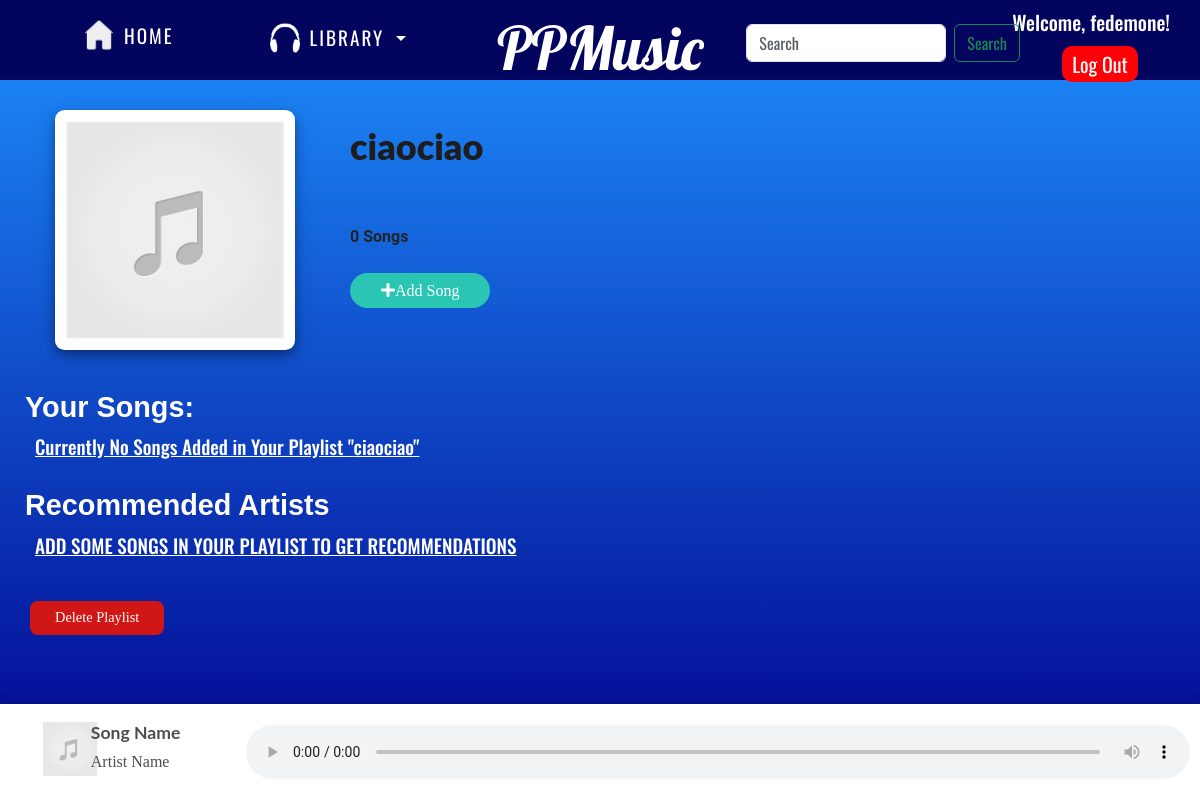
/music/playlist/30/ (signed in), run on the app's committed database.
### music/models.py (models this page shows, shortened)
class Playlist(models.Model):
    playlist_id = models.AutoField(primary_key=True)
    user = models.ForeignKey(User, on_delete=models.CASCADE)
    playlist_name = models.CharField(max_length=50, default="name")
    image = models.ImageField(upload_to="playlist_images/", validators=[FileExtensionValidator(allowed_extensions=['jpeg', 'jpg', 'png'])], default="images/music-placeholder.png")
    plays = models.IntegerField(default=0)
    songs = models.ManyToManyField(Song, related_name='playlist')
    slug = models.SlugField()

### music/views.py (the view)
# urls.py: path('playlist/<int:playlist_id>/', views.playlist, name="playlist"),
def playlist(request, playlist_id):
    user = request.user
    if user.is_authenticated:
        myPlaylists = Playlist.objects.filter(user=user)
        if request.method == "POST":
            song_id = request.POST["music_id"]
            playlist = Playlist.objects.filter(playlist_id=playlist_id).first()
            if song_id in playlist.songs.all():
                playlist.songs.remove(song_id)
                playlist.plays -= 1
                playlist.save()
            message = "Successfull"
            print(message)
            return HttpResponse(json.dumps({'message': message}))
        else:
            images = os.listdir("media/playlist_images")
            currPlaylist = Playlist.objects.filter(playlist_id=playlist_id).first()
            songs = currPlaylist.songs
            playlistSongs = [currPlaylist.songs.all()]
            recommendedSingers = []
            return render(request, "music/playlist.html", {'playlistInfo': currPlaylist,
                                                           'playlistSongs': playlistSongs,
                                                           'myPlaylists': myPlaylists,
                                                           'recommendedSingers': recommendedSingers})

### music/templates/music/playlist.html (shortened to what this page needs)
{% extends 'layout.html' %}
{% block main-content %}
    <div id="body-center">
        <div class="card">
            <img src="{{ playlistInfo.image.url }}" alt="No Image Found">
            <div class="cardData">
                <h1 id="B_{{playlistInfo.playlist_id}}">{{playlistInfo.playlist_name}}</h1>
                <p>{{playlistInfo.plays}} Songs</p>
                <br>
                <a id="add_song_btn" href={% url 'music:allsongs' %}><i class="fas fa-plus"></i>Add Song</a>
            </div>
        </div>
        <h2 id="your-song">Your Songs:</h2>
        {% if songs %}
            <div id="playlist">
                {% for i in songs %}
                    <div class="sameMovieCard" id="Div_{{i.song_id}}">
                        <div class="container_songpost">
                            <img src="{{i.image.url}}" id="A_{{i.song_id}}" />
                            <div class="overlay_songpost"></div>
                            <div class="play-btn_songpost">
                                <li><a href="{{i.song.url}}" id="{{i.song_id}}"><i class="far fa-play-circle fa-2x"></i></a></li>
                            </div>
                        </div>
                        <div class="songpost_data">
                            <h5 class="song-name" id="B_{{i.song_id}}">{{i.name}}</h5>
                            <p class="singer-name" id="C_{{i.song_id}}">{{i.artist}}</p>
                            <p class="remove-song-from-playlist-btn" id="F_{{i.song_id}}" onclick="removeSongFromPlaylist(this)" title="Remove from Playlist"><i class="far fa-times-circle"></i></p>
                        </div>
                    </div>
                {% endfor %}
            </div>
        {% else %}
            <h2 id="no-song">Currently No Songs Added in Your Playlist "{{ playlistInfo.playlist_name }}"</h2>
        {% endif %}
        <h3 id="recommended-tit">Recommended Artists</h3>
        {% if recommendedSingers %}
        <div class="main-carousel" data-flickity='{"groupCells":3 , "contain": true, "draggable": false, "pageDots": false}'>
            {% for i in recommendedSingers %}
            <div class="carousel-cell">
                <div class="song-card">
                    <div class="containera">
                        <img style="border-radius: 100%;" src="{{i.image.url}}" alt=""/>
                        <div style="border-radius: 100%;" class="overlaya"></div>
                        <div class="play-btn"><a href="/album/{{i.singer_id}}"> <i class="fas fa-play-circle"></i>
                            </a>
                        </div>
                    </div>
                    <div>
                        <p class="namesong">{{i.name}}</p>
                    </div>
                </div>
            </div>
            {% endfor %}
        </div>
        {% else %}
        <div>
            <p id="no-song">ADD SOME SONGS IN YOUR PLAYLIST TO GET RECOMMENDATIONS</p>
        </div>
        {% endif %}
        <div>
            <form action="{% url 'music:deletePlaylist' %}" method="POST">{% csrf_token %}
                <button id="delete-btn" type="submit">Delete Playlist</button>
            </form>
        </div>
    </div>
{% endblock %}

### templates/layout.html (shortened to what this page needs)
{% load static %}
<html lang="en">
<head>
    <link href="https://cdn.jsdelivr.net/npm/bootstrap@5.3.3/dist/css/bootstrap.min.css" rel="stylesheet">
    <link rel="stylesheet" href="{% static 'css/style.css' %}">
    <link rel="stylesheet" href="https://unpkg.com/flickity@2/dist/flickity.min.css">
    <link rel="stylesheet" href="https://pro.fontawesome.com/releases/v5.10.0/css/all.css" />
</head>
<body>
    <header>
        {% block header %}
        <nav id="header_menu">
            <a href="{% url 'homepage' %}" id="home-link">
                <p><img src="/media/images/home.png" width="30px" alt="home image">HOME</p>
            </a>
        {% if user.is_authenticated %}
            <div class="dropdown">
                <button class="btn btn-primary dropdown-toggle" type="button" data-bs-toggle="dropdown" aria-expanded="false">
                    <img src="/media/images/headphones-2-48.png" width="30px">LIBRARY
                </button>
        {% else %}
            <button class="btn btn-primary dropdown-toggle dropdown" id="librarybtn">
                <a href="{% url 'users:login' %}"><img src="../media/images/headphones-2-48.png" width="30px">LIBRARY</a>
            </button>
        {% endif %}
            </div>
            <h1><a href="{% url 'homepage' %}">PPMusic</a></h1>
            <form class="d-flex" role="search" autocomplete="off" method="POST" action="{% url 'music:search_results' %}">
                <input class="form-control me-2" type="search" placeholder="Search" aria-label="Search" name="data">
                <button class="btn btn-outline-success" type="submit">Search</button>
            </form>
            {% if user.is_authenticated %}
                <div class="welcome">
                    <h4>Welcome, {{user.username}}!</h4>
                    <a href="users/logout">Log Out</a>
                </div>
            {% else %}
                <a href="{% url 'users:login' %}"><img src="/media/images/user_icon.png" class="icon"></a>
            {% endif %}
        </nav>
        {% endblock %}
    </header>
    <main>
    <div id="audio_main" class="audio-decs">
        <div class="audio-data">
            <div>
                <img id="audio-img" src="/media/images/music-placeholder.png" alt="Image here">
            </div>
            <div id="text-song">
                <h4 id="audio-song">Song Name</h4>
                <p id="audio-artist">Artist Name</p>
            </div>
        </div>
        <div style="margin: auto 0">
            <audio preload="auto" controls id="audioPlayer">
                <source src="" id="audioSource">
            </audio>
        </div>
    </div>
    {% block main-content %}
    {% endblock %}
    </main>
</body>
</html>

### static/css/style.css (style rules this page uses)
body { max-width: 100%; background-color: blue; background-image: linear-gradient(#1e90ff, #00008b); color:white; font-family: Oswald, Verdana, serif; font-size: 20px; }
header { height: 10%; background-color: #03045e; }
a { text-decoration: none; cursor: pointer; color:white; }
#header_menu { display:block; }
#home-link { position: relative; display: inline-block; margin-left: 7%; margin-top:1.7%; z-index: 999; }
#home-link p { font-size: 1.2rem; letter-spacing: 2px; font-family: Oswald, Verdana, serif; z-index: 999; }
#home-link img { margin-right: 10px; margin-bottom:7px; z-index: 999; }
.dropdown { display: inline-block; position: absolute; margin-top:1.4%; margin-left:7%; z-index: 999; }
.btn-primary, .btn-primary:hover, .btn-primary:active, .btn-primary:visited, .btn-primary:focus { background-color: transparent; !important; border:none;!important; color:white;!important; font-size: 1.2rem; font-family: Oswald, Verdana, serif; letter-spacing: 2px; }
.dropdown img { margin-right:10px; margin-bottom: 5px; }
h1 { font-family: Lobster, verdana, serif; font-size: 3em; color:white; position: absolute; width: 100%; top: 1.5%; text-align: center; margin: 0; padding:0; z-index: 1; }
header input { min-width:200px; z-index: 999; }
header form { display: inline-block; position: absolute; top:3%; right: 15%; z-index: 999; }
.welcome { position: absolute; display: inline-block; right:2.5%; top:10px; margin: 0 0 20px 20px; z-index: 10; }
.welcome a { margin-left:50px; background-color: #ff0006; margin-top: 15px; padding: 3px 10px; border-radius: 10px; z-index: 10; }
.welcome h4 { font-size: 20px; margin-bottom:15px; z-index: 999; }
.audio-decs { display: grid; grid-template-columns: 20% 80%; position: fixed; bottom: 0; right: 0; width: 100%; padding: 10px; z-index: 1; background-color: white; box-shadow: 0 4px 8px 0 rgba(0, 0, 0, 0.3), 0 6px 20px 0 rgba(0, 0, 0, 0.19); }
.audio-data { display: grid; grid-template-columns: 30% 70%; }
#audio-img { height: 100%; width: 100%; max-width:60px; max-height:60px; border-radius: 4%; margin: 5px 10px 3px 30px; }
#text-song { margin: 5px 0 auto 10px; }
.audio-decs h4 { font-weight: 700; font-family: 'Lato', sans-serif; margin-top:5px; line-height: 1; font-size: 1.1rem; color: #4d4d4d; white-space: nowrap; overflow: hidden; text-overflow: ellipsis; }
.audio-decs p { font-family: 'Baloo Bhai 2', cursive; font-size: 1rem; font-weight: 500; color: #4d4d4d; white-space: nowrap; overflow: hidden; text-overflow: ellipsis; }
#audioPlayer { width: 100%; }
.card { padding: 30px 0; display: grid; grid-template-columns: 350px auto; background-color: transparent; border: none; }
.card img { max-width:240px; max-height:240px; }
.cardData { padding: 0; }
.cardData h1 { font-family: Lato,sans-serif; font-weight: 900; position: relative; width: fit-content; height: fit-content; left:0; font-size: 2.25rem; line-height: 1.8; word-spacing: 1px; color: rgb(29, 29, 29); }
.cardData p { margin: 50px 10px 0 0; font-weight: 700; font-size: 1rem; font-family: 'Roboto', sans-serif; }
.card img { box-shadow: 0 4px 8px 0 rgba(0, 0, 0, 0.3), 0 6px 20px 0 rgba(0, 0, 0, 0.19); border-radius: 4%; margin: 0 auto; height: 240px; width: 85%; }
#no-song { margin: 10px 35px; text-decoration: underline; font-size: 1.2rem; font-weight: 500; }
#your-song { margin-left: 25px; margin-top: 10px; font-size: 1.8rem; font-family: sans-serif; color: white; font-weight: 700; }
#add_song_btn { text-decoration: none; text-align: center; font-family: 'Baloo Bhai 2', cursive; padding: 9px 31px; margin: 20px 0; font-size: 1rem; outline: none; color: white; background-color: #2bc5b4; cursor: pointer; border-radius: 21px; transition: 0.3s; }
#recommended-tit { margin: 30px 0 0 25px; font-size: 1.8rem; font-weight: 700; font-family: sans-serif; color: white; }
#delete-btn { text-decoration: none; text-align: center; font-family: 'Baloo Bhai 2', cursive; border: none; padding: 6px 25px; margin-top: 30px; margin-left: 30px; font-size: 0.9rem; outline: none; color: white; background-color: #d11616; cursor: pointer; border-radius: 8px; transition: 0.3s; }

### data on the page
Playlist: image (placeholder picture), playlist_name "ciaociao", plays "0"

### other printed values
{{ user.username }} "fedemone"
